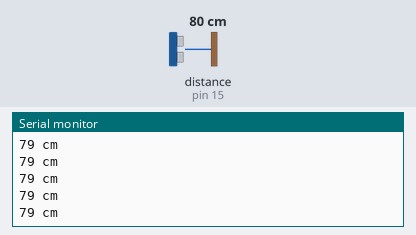
The sketch below on a simulated Arduino Uno, built with avr-gcc and run on an emulated ATmega328P. Parts: the last lines printed to the serial monitor. Wiring (inferred from the names in the program): ultrasonic range finder: trigger pin 14; echo pin 15. Inputs (shaded band) come from the test bench; at power-on: distance to the obstacle (sensor on pin 15) 80 cm. The echo pulse lasts 58.3 µs per cm.

Above: at 1.2 s.
1.3 s: distance to the obstacle (sensor on pin 15) set to 2 cm
At 2.4 s:
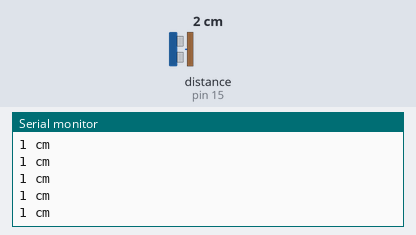
4.3 s: distance to the obstacle (sensor on pin 15) set to 18 cm
At 5.1 s:
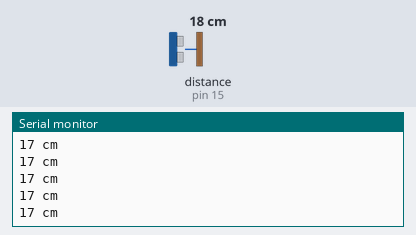
Timing chart, 0 to 7.3 s (numbered marks = the images above; inputs shaded):
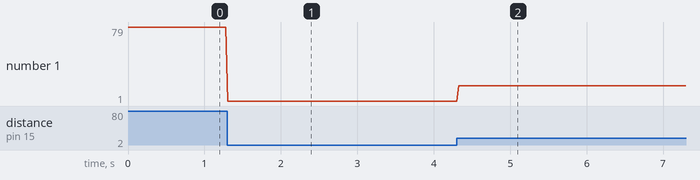

Measured:
- after the input at 1.3 s, the serial monitor: prints a new line at once (image 1)
- after the input at 4.3 s, the serial monitor: prints a new line at once (image 2)
- plotted number 1: 79 → 1 after the input at 1.3 s, 1 → 17 after the input at 4.3 s

The sketch:

UltrasonicSensor.ino
```cpp
/*
HC-SR04 Ping distance sensor
VCC to Arduino 5V
GND to Arduino GND
Echo to Arduino pin 13
Trig to Arduino pin 12
More info at: http://goo.gl/kJ8Gl
Original code improvements to the Ping sketch sourced from Trollmaker.com
Some code and wiring inspired by http://en.wikiversity.org/wiki/User:Dstaub/robotcar
Modified by Tolson Winters (Aug 27, 2014) for simplified serial monitor reading.
*/

#define trigPin 14
#define echoPin 15

void setup() {
  Serial.begin (9600);
  pinMode(trigPin, OUTPUT);
  pinMode(echoPin, INPUT);
}

void loop() {
  long duration, distance;
  digitalWrite(trigPin, LOW);
  delayMicroseconds(2);
  digitalWrite(trigPin, HIGH);
  delayMicroseconds(10);
  digitalWrite(trigPin, LOW);
  duration = pulseIn(echoPin, HIGH, 10000);
  distance = (duration/2) / 29.1;
//
//  if (distance >= 400 || distance <= 2){
//    Serial.println("Out of range");
//  }
//  else {
    Serial.print(distance);
    Serial.println(" cm");
//  }
  delay(25);
}
```
